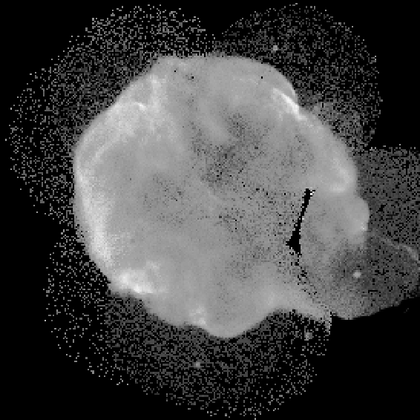
%> input picture PSID - Procesamiento de Señales e Imágenes Digitales/2. Clases/2.6. Scripts/iee239_script15/cygnus.tif, 420 x 420 px, shrunk from 566 x 566 before the run
$ octave iee239_script15.m   (GNU Octave 9; MATLAB toolbox functions it lacks are replaced by stand-ins)
%> lines starting %> are read from the running program, lines starting %| are printed output that depends on the picture; in (x1, y1, x2, y2) boxes, pixels count from 0 and x2, y2 are one past the last pixel; in counts of white or black regions, pixels touching at a corner belong together; the program's own positions count from 1
### PSID - Procesamiento de Señales e Imágenes Digitales/2. Clases/2.6. Scripts/iee239_script15/splitmerge.m
function g = splitmerge(f, mindim, fun)
%SPLITMERGE Segment an image using a split-and-merge algorithm.
%   G = SPLITMERGE(F, MINDIM, @PREDICATE) segments image F by using a
%   split-and-merge approach based on quadtree decomposition. MINDIM
%   (a positive integer power of 2) specifies the minimum dimension
%   of the quadtree regions (subimages) allowed. If necessary, the
%   program pads the input image with zeros to the nearest square
%   size that is an integer power of 2. This guarantees that the
%   algorithm used in the quadtree decomposition will be able to
%   split the image down to blocks of size 1-by-1. The result is
%   cropped back to the original size of the input image. In the
%   output, G, each connected region is labeled with a different
%   integer.
%
%   Note that in the function call we use @PREDICATE for the value of
%   fun.  PREDICATE is a function in the MATLAB path, provided by the
%   user. Its syntax is
%
%       FLAG = PREDICATE(REGION) which must return TRUE if the pixels
%       in REGION satisfy the predicate defined by the code in the
%       function; otherwise, the value of FLAG must be FALSE.
%
%   The following simple example of function PREDICATE is used in
%   Example 10.9 of the book.  It sets FLAG to TRUE if the
%   intensities of the pixels in REGION have a standard deviation
%   that exceeds 10, and their mean intensity is between 0 and 125.
%   Otherwise FLAG is set to false.
%
%       function flag = predicate(region)
%       sd = std2(region);
%       m = mean2(region);
%       flag = (sd > 10) & (m > 0) & (m < 125);

%   Copyright 2002-2004 R. C. Gonzalez, R. E. Woods, & S. L. Eddins
%   Digital Image Processing Using MATLAB, Prentice-Hall, 2004
%   $Revision: 1.6 $  $Date: 2003/10/26 22:36:01 $

% Pad image with zeros to guarantee that function qtdecomp will
% split regions down to size 1-by-1.
Q = 2^nextpow2(max(size(f)));
[M, N] = size(f);
f = padarray(f, [Q - M, Q - N], 'post');

%Perform splitting first.
S = qtdecomp(f, @split_test, mindim, fun);

% Now merge by looking at each quadregion and setting all its
% elements to 1 if the block satisfies the predicate.

% Get the size of the largest block. Use full because S is sparse.
Lmax = full(max(S(:)));
% Set the output image initially to all zeros.  The MARKER array is
% used later to establish connectivity.
g = zeros(size(f));
MARKER = zeros(size(f));
% Begin the merging stage.
for K = 1:Lmax
   [vals, r, c] = qtgetblk(f, S, K);
   if ~isempty(vals)
      % Check the predicate for each of the regions
      % of size K-by-K with coordinates given by vectors
      % r and c.
      for I = 1:length(r)
         xlow = r(I); ylow = c(I);
         xhigh = xlow + K - 1; yhigh = ylow + K - 1;
         region = f(xlow:xhigh, ylow:yhigh);
         flag = feval(fun, region);
         if flag
            g(xlow:xhigh, ylow:yhigh) = 1;
            MARKER(xlow, ylow) = 1;
         end
      end
   end
end

% Finally, obtain each connected region and label it with a
% different integer value using function bwlabel.
g = bwlabel(imreconstruct(MARKER, g));

% Crop and exit
g = g(1:M, 1:N);

%-------------------------------------------------------------------%
function v = split_test(B, mindim, fun)
% THIS FUNCTION IS PART OF FUNCTION SPLIT-MERGE. IT DETERMINES
% WHETHER QUADREGIONS ARE SPLIT. The function returns in v
% logical 1s (TRUE) for the blocks that should be split and
% logical 0s (FALSE) for those that should not.

% Quadregion B, passed by qtdecomp, is the current decomposition of
% the image into k blocks of size m-by-m.

% k is the number of regions in B at this point in the procedure.
k = size(B, 3);

% Perform the split test on each block. If the predicate function
% (fun) returns TRUE, the region is split, so we set the appropriate
% element of v to TRUE. Else, the appropriate element of v is set to
% FALSE.
v(1:k) = false;
for I = 1:k
   quadregion = B(:, :, I);
   if size(quadregion, 1) <= mindim
      v(I) = false;
      continue
   end
   flag = feval(fun, quadregion);
   if flag
      v(I) = true;
   end
end

### PSID - Procesamiento de Señales e Imágenes Digitales/2. Clases/2.6. Scripts/iee239_script15/predicate.m
      function flag= predicate( region)
      sd= std2( region);
      m= mean2( region);
      flag= ( sd> 10)& ( m> 0)& ( m< 125);

### PSID - Procesamiento de Señales e Imágenes Digitales/2. Clases/2.6. Scripts/iee239_script15/iee239_script15.m
%% iee239: script 15 - Umbralizacion global a partir del metodo de Otsu
% El script muestra un pequeno ejemplo de umbralizacion a partir del metodo
% de Otsu. Se utiliza la funcion 'graythresh' para obtener el umbral que
% maximiza la varianza entre clases y calcula la metrica de separabilidad
% \eta a partir de la relacion varianza interclases vs. varianza global.

close all; clear all;


% --- imagen de entrada e histograma --- %
f01= uint8( [ 0 0 1 4 4 5; 0 1 3 4 3 4; 1 3 4 2 1 3; 4 4 3 1 0 0; 5 4 2 1 0 0; 5 5 4 3 1 0]);   % imagen de entrada (L= 8)
int_v= 0: 7;
f01_size= size( f01);
f01_hist= hist( f01( :), int_v)/( f01_size( 1)* f01_size( 2)); % histograma de la imagen
% --- END imagen de entrada e histograma --- %


% --- calculo de umbral --- %
[ t_otsu, eta]= graythresh( f01);   % umbral a partir del metodo de Otsu | calculo de \eta
t_otsu= t_otsu* ( 2^( 8)- 1);
g01= f01> t_otsu;
% --- END calculo de umbral --- %


% --- descripcion grafica --- %
fig01= figure;
figure( fig01);
subplot( 1, 2, 1); imagesc( f01); title( 'imagen original'); axis image;
subplot( 1, 2, 2); imagesc( g01); title( 'imagen umbralizada'); axis image;
colormap gray;
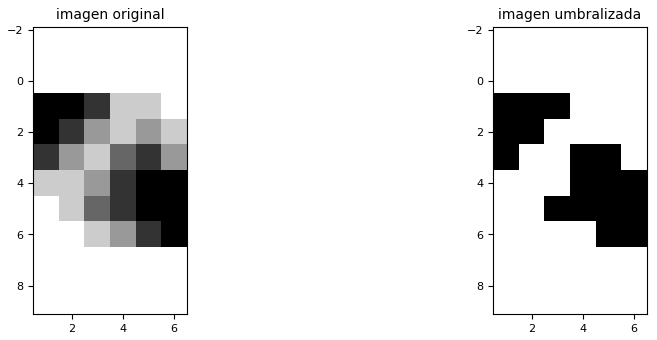
%> figure redrawn from the program's plot data, 2 panels
fig02= figure;
figure( fig02);
stem( int_v, f01_hist); xlabel( 'k'); ylabel( 'p(k)'); title( 'histograma normalizado'); hold on;
stem( t_otsu, f01_hist( int_v== t_otsu), 'markerfacecolor', 'red', 'color', 'red' );
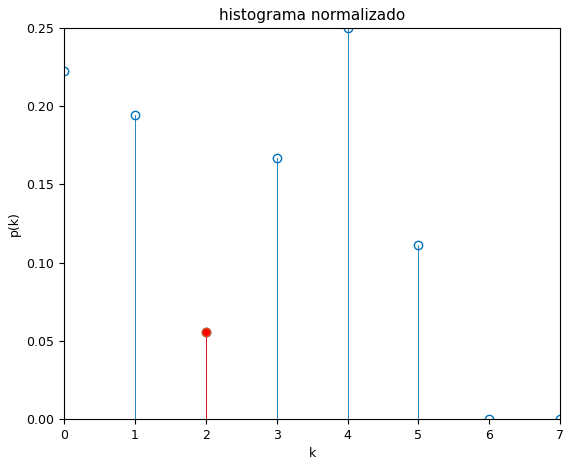
%> figure redrawn from the program's plot data
% --- END descripcion grafica --- %

%% iee239: script 15 - Metodo de umbralizacion Split and Merge
% el script utiliza la funcion splitmerge [1] para segmentar una imagen en
% escala de grises. El predicado utilizado se basa en el c???lculo de la
% media y la desviaci???n estandar de cada cuadrante.
%
% [1]: Rafael C. Gonzalez, Richard E. Woods, and Steven L. Eddins. 2003.
% Digital Image Processing Using MATLAB. Prentice-Hall, Inc.

close all; clear all;


f01= double( imread( './cygnus.tif'));    % imagen de entrada
%> f01: size 420x420 double; min 0, max 255, mean 67.5; mean of the top-left, top-right, bottom-left and bottom-right quarters 77.1, 73.8, 54.7, 64.4
g01= splitmerge( f01, 16, @predicate);  % imagen resultante
%> in splitmerge, `f = padarray(f, [Q - M, Q - N], 'post');`:
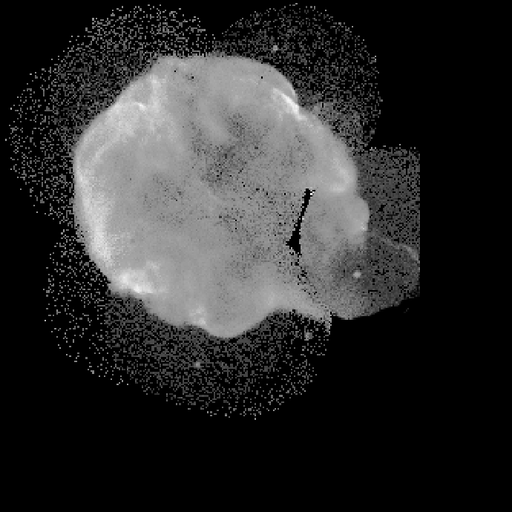
%> f: size 512x512 double; min 0, max 255, mean 45.4
%> the loop in split_test, `for I = 1:k` made 1 pass
%> flag on pass 1: true
%> the loop in split_test (call 2), `for I = 1:k` made 4 passes
%> pass 1, in split_test (call 2), `quadregion = B(:, :, I);`:
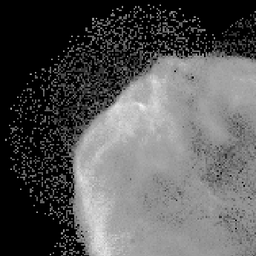
%> quadregion: size 256x256 double; min 0, max 253, mean 87.3
%> after the loop in split_test (call 2), `for I = 1:k`: v = [true true true true]
%> the loop in split_test (call 3), `for I = 1:k` made 16 passes
%> pass 1, in split_test (call 3), `quadregion = B(:, :, I);`:
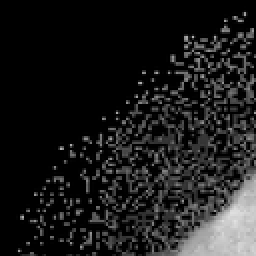
%> quadregion: size 128x128 double (shown 2 times larger); min 0, max 225, mean 27.8
%> after the loop in split_test (call 3), `for I = 1:k`: v = [true true true true true false true false true true false true false true true false]
%> in splitmerge, `Lmax = full(max(S(:)));`: Lmax = 128
%> the loop in splitmerge, `for K = 1:Lmax` made 128 passes
%> after the loop in splitmerge, `for K = 1:Lmax`:
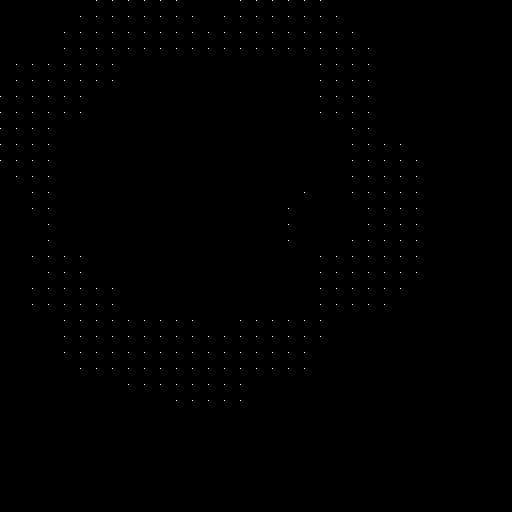
%> MARKER: size 512x512 double; values 0 (black) and 1 (white), 0.11% white in thin lines or dots, all inside (x1, y1, x2, y2) = (0, 0, 417, 401)
%> after the loop in splitmerge, `for K = 1:Lmax`: g: size 512x512 double; values 0 (black) and 1 (white), 28.1% white; 2 white regions, box (x1, y1, x2, y2) and area: (0, 0, 432, 416) 72704, (288, 192, 320, 256) 1024
%> after the loop in splitmerge, `for K = 1:Lmax`: region: size 128x128 double; every value is 0
%> in splitmerge, `g = bwlabel(imreconstruct(MARKER, g));`: g: size 512x512 double; 3 distinct labels, from 0 to 2
%> in splitmerge, `g = g(1:M, 1:N);`:
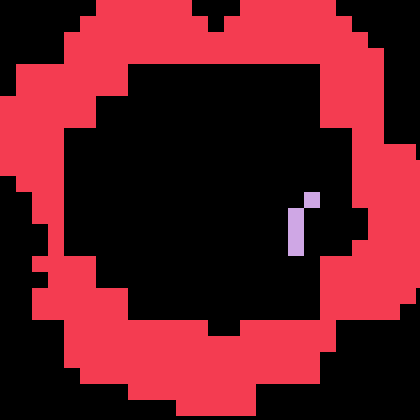
%> g: size 420x420 double; 3 distinct labels, from 0 to 2; one colour per label, 0 black


% --- descripcion grafica --- %
fig01= figure;
figure( fig01);
subplot( 1, 2, 1); imagesc( f01); title( 'imagen de entrada'); axis image;
subplot( 1, 2, 2); imagesc( g01); title( 'imagen umbralizada'); axis image;
colormap gray;
% --- END descripcion grafica --- %

%% iee239: script 15 - umbralizacion de imagenes RGB
% El script muestra el metodo de umbralizacion de imagenes a color basado
% en distancia euclidiana. Se define como argumentos de entrada el color en
% espacio RGB de interes y la diferencia minima de distancia.

close all; clear all;


% --- argumentos de entrada --- %
%> (the run ends here)
